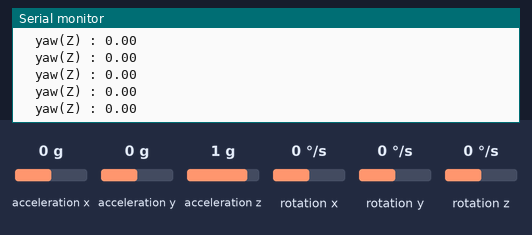
This sketch was run on a simulated Arduino Uno, built with avr-gcc and run on an emulated ATmega328P. On the bench: the last lines printed to the serial monitor. Inputs (shaded band) come from the test bench; at power-on: rotation z 0 °/s, acceleration x 0 g, acceleration y 0 g, acceleration z 1 g, rotation x 0 °/s, rotation y 0 °/s.

Above: at 4.2 s.
4.3 s: rotation z set to 192 °/s
At 5.0 s:
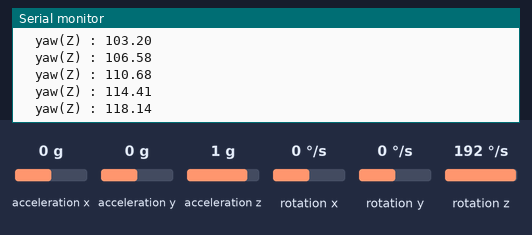
7.3 s: rotation z set to -192 °/s
At 7.9 s:
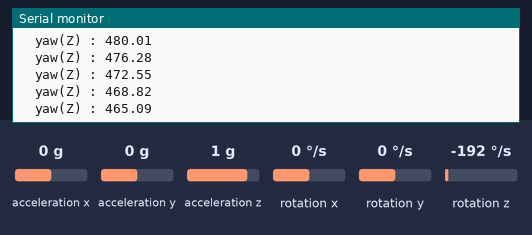
10.3 s: rotation z set to 14 °/s
At 10.9 s:
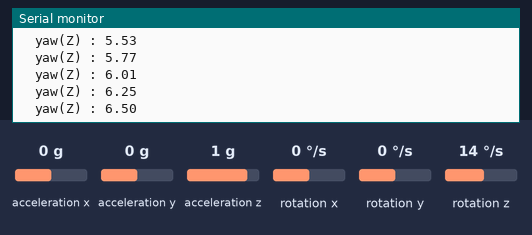
13.3 s: rotation z set to -192 °/s
At 13.9 s:
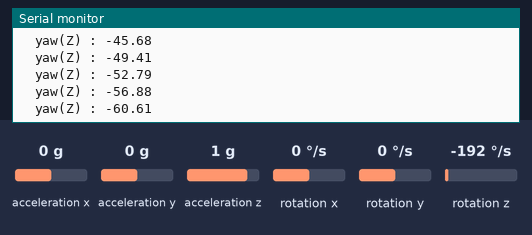
Timing chart, 0 to 16.3 s (numbered marks = the images above; inputs shaded):
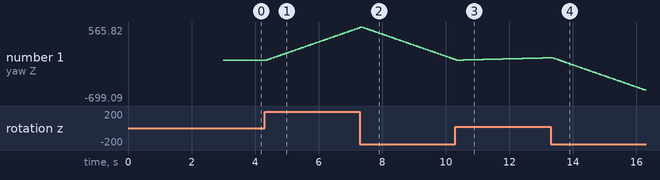

Measured:
- after the input at 4.3 s, the serial monitor: prints a new line after 0.06 s (image 1)
- plotted number 1: 0 → 554.63 after the input at 4.3 s

The sketch:

MPU_6050.ino
```cpp
#include "Wire.h" //必要函式庫
#include <MPU6050_light.h>

MPU6050 mpu(Wire);//設置MPU
unsigned long timer = 0;

void setup() { //設置並初始化陀螺儀
  Serial.begin(9600); //鮑率可調
  Wire.begin();

  byte status = mpu.begin();
  Serial.print("MPU6050 狀態: ");
  Serial.println(status);
  while(status!=0){ } //若未連結到MPU6050則執行{}處，即不動作

  Serial.println("勿觸碰陀螺儀，計算中");
  delay(2000);
  // mpu.upsideDownMounting = true; // 若陀螺儀為翻轉狀態放車上或附著於車底下則取消註解此行
  mpu.calcOffsets(); // 計算
}

void loop() { //持續更新陀螺儀資料並印出
  mpu.update();

  if((millis()-timer)>10){ //每10ms印出資料

	// Serial.print("  pitch(X) : "); //若有特殊角度需求可使用
	// Serial.print(mpu.getAngleX());

	// Serial.print("  roll(Y) : ");
	// Serial.print(mpu.getAngleY());

	Serial.print("  yaw(Z) : "); //水平角度，若單純想走直線PID用此角度即可
	Serial.println(mpu.getAngleZ());
	timer = millis();
  }
}
```
